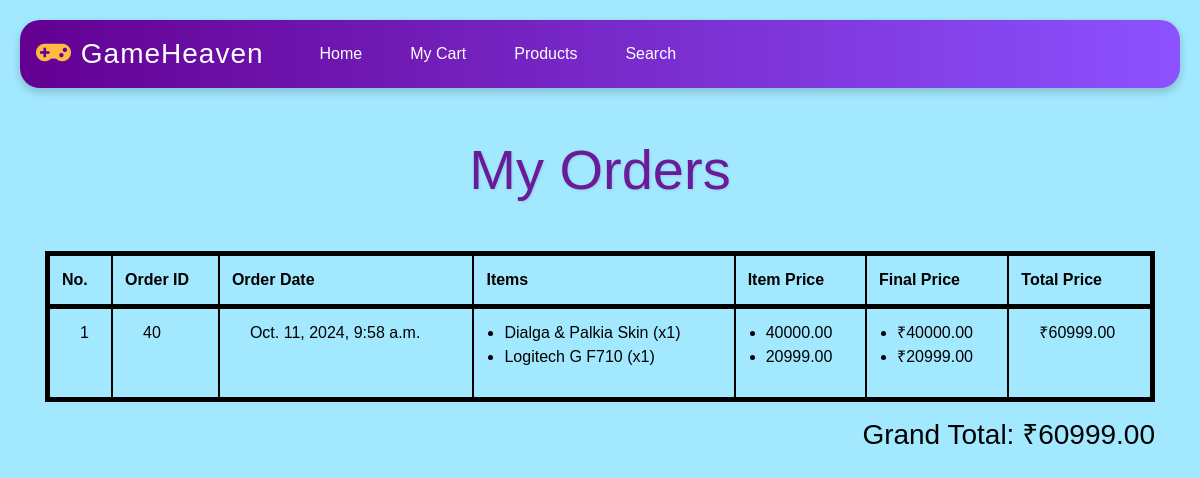
Page /view-orders/ (signed in) on the earlier database version.
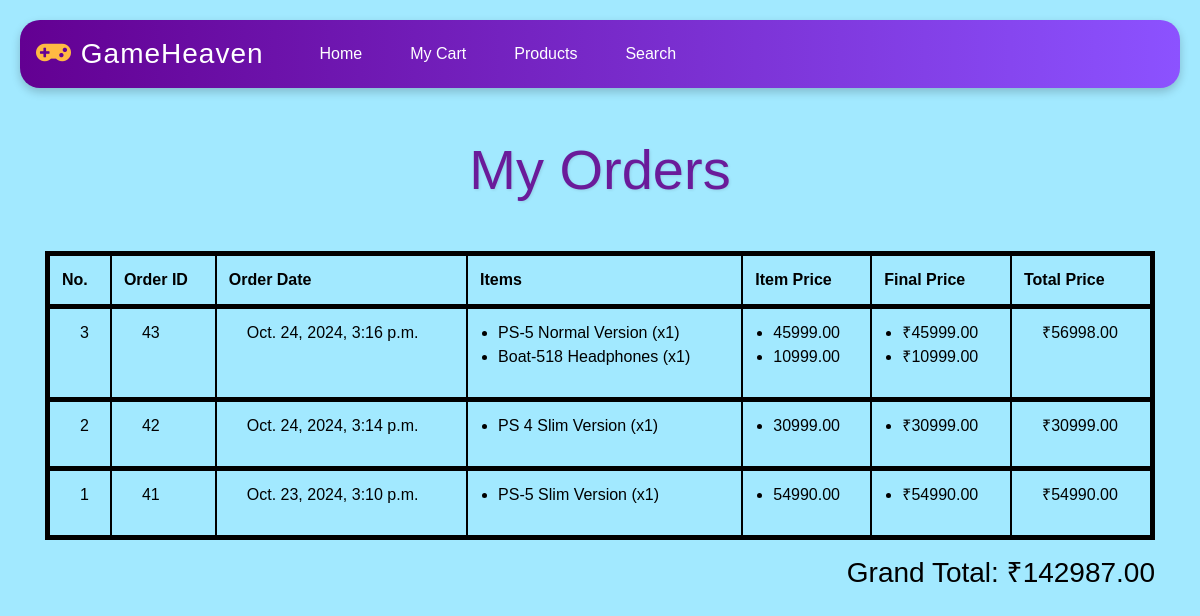
Same page on the later database version.
### shop/models.py (models this page shows, shortened)
class Order(models.Model):
    user = models.ForeignKey(User, on_delete=models.CASCADE)  # Links to the user who made the order
    created_at = models.DateTimeField(auto_now_add=True)  # Automatically sets the timestamp when the order was created

class CartItem(models.Model):
    order = models.ForeignKey(Order, on_delete=models.CASCADE, related_name='items')  # Links to the associated order
    name = models.CharField(max_length=255)
    price = models.DecimalField(max_digits=10, decimal_places=2)
    quantity = models.PositiveIntegerField(default=1) # Added to track how many of each item is ordered

### shop/views.py (the view)
# urls.py: path('view-orders/', views.view_orders, name='view_orders'),
@login_required
def view_orders(request):
    orders = Order.objects.filter(user=request.user).order_by('-id')
    order_list = []
    total_orders = orders.count()
    grand_total = 0  # Initialize grand total
    for index, order in enumerate(orders):
        order_number = total_orders - index
        order_items = CartItem.objects.filter(order=order)  # Get items in this order
        order_total = sum(item.price * item.quantity for item in order_items)
        grand_total += order_total
        order_list.append({
            'order_id': order.id,           # Unique ID (incrementing value)
            'order_number': order_number,    # Dynamic order number (1, 2, 3, ...)
            'order_date': order.created_at,  # Order date
            'items': order_items,            # The items in this order
            'order_total': order_total       # Total for this order
        })
    return render(request, 'view_orders.html', {'orders': order_list, 'grand_total': grand_total})

### shop/templatetags/range_filter.py (called while the page is built)
@register.filter
def multiply(value1, value2):
    return value1 * value2

### templates/view_orders.html (shortened to what this page needs)
{% load range_filter %}
<!DOCTYPE html>
<html lang="en">
<head>
    <link rel="stylesheet" href="https://maxcdn.bootstrapcdn.com/bootstrap/4.0.0/css/bootstrap.min.css">
    <link rel="stylesheet" href="https://cdnjs.cloudflare.com/ajax/libs/font-awesome/5.15.4/css/all.min.css">
    {% load static %}
    <link rel="stylesheet" type="text/css" href="{% static 'styles3.css' %}">
</head>
<body>
    <nav class="navbar navbar-expand-lg navbar-dark bg-dark" style="gap: 2rem; border-radius: 20px;">
        <a href="#" class="navbar-brand"> <i class="fas fa-gamepad" style="color:#ffba43;"></i> GameHeaven </a>
        <div class="collapse navbar-collapse" >
            <ul class="navbar-nav mr-auto" style="gap: 2rem;">
                <li class="nav-item">
                    <a class="nav-link" href="/">Home</a>
                </li>
                <li class="nav-item active">
                    <a class="nav-link" href="{% url 'mycart' %}">My Cart</a>
                </li>
                <li class="nav-item active">
                    <a class="nav-link" href="{% url 'products' %}">Products</a>
                </li>
                <li>
                    <a class="nav-link" href="{% url 'search' %}">Search</a>
                </li>
        </div>
    </nav>
    {% if orders %}
    <div class="container">
        <h1 class="display-4 text-center my-5">My Orders</h1>
        <table class="table" id="cartTable">
            <thead>
                <tr>
                    <th>No.</th>
                    <th>Order ID</th>
                    <th>Order Date</th>
                    <th>Items</th>
                    <th>Item Price</th>
                    <th>Final Price</th>
                    <th>Total Price</th>
                </tr>
            </thead>
            <tbody>
                {% for order in orders %}
                <tr>
                    <td>{{ order.order_number }}</td>
                    <td>{{ order.order_id }}</td>
                    <td>{{ order.order_date }}</td>
                    <td>
                        <ul>
                            {% for item in order.items %}
                            <li>{{ item.name }} (x{{ item.quantity }})</li>
                            {% endfor %}
                        </ul>
                    </td>
                    <td>
                        <ul>
                            {% for item in order.items %}
                            <li>{{ item.price }}</li>
                            {% endfor %}
                        </ul>
                    <td>
                        <ul>
                            {% for item in order.items %}
                            <li>₹{{ item.price|multiply:item.quantity }}</li>
                            {% endfor %}
                        </ul>
                    </td>
                    <td>
                        ₹{{ order.order_total }}
                    </td>
                </tr>
                {% endfor %}
            </tbody>
        </table>
        <h3 class="text-right">Grand Total: ₹{{ grand_total }}</h3>
    </div>
{% endif %}
</body>
</html>

Differences in the rows shown:
removed Order: order_date "Oct. 11, 2024, 9:58 a.m."
removed CartItem: name "Dialga & Palkia Skin", quantity "1", price "40000.00", price|multiply "40000.00"
removed CartItem: name "Logitech G F710", quantity "1", price "20999.00", price|multiply "20999.00"
added Order: order_date "Oct. 24, 2024, 3:16 p.m."
added CartItem: name "PS-5 Normal Version", quantity "1", price "45999.00", price|multiply "45999.00"
added CartItem: name "Boat-518 Headphones", quantity "1", price "10999.00", price|multiply "10999.00"
added Order: order_date "Oct. 24, 2024, 3:14 p.m."
added CartItem: name "PS 4 Slim Version", quantity "1", price "30999.00", price|multiply "30999.00"
added Order: order_date "Oct. 23, 2024, 3:10 p.m."
added CartItem: name "PS-5 Slim Version", quantity "1", price "54990.00", price|multiply "54990.00"
Other differences:
{{ grand_total }}: "60999.00" → "142987.00"
new list line: "3 43 ₹ 56998.00"
new list line: "2 42 ₹ 30999.00"
new list line: "1 41 ₹ 54990.00"
list line gone: "1 40 ₹ 60999.00"
